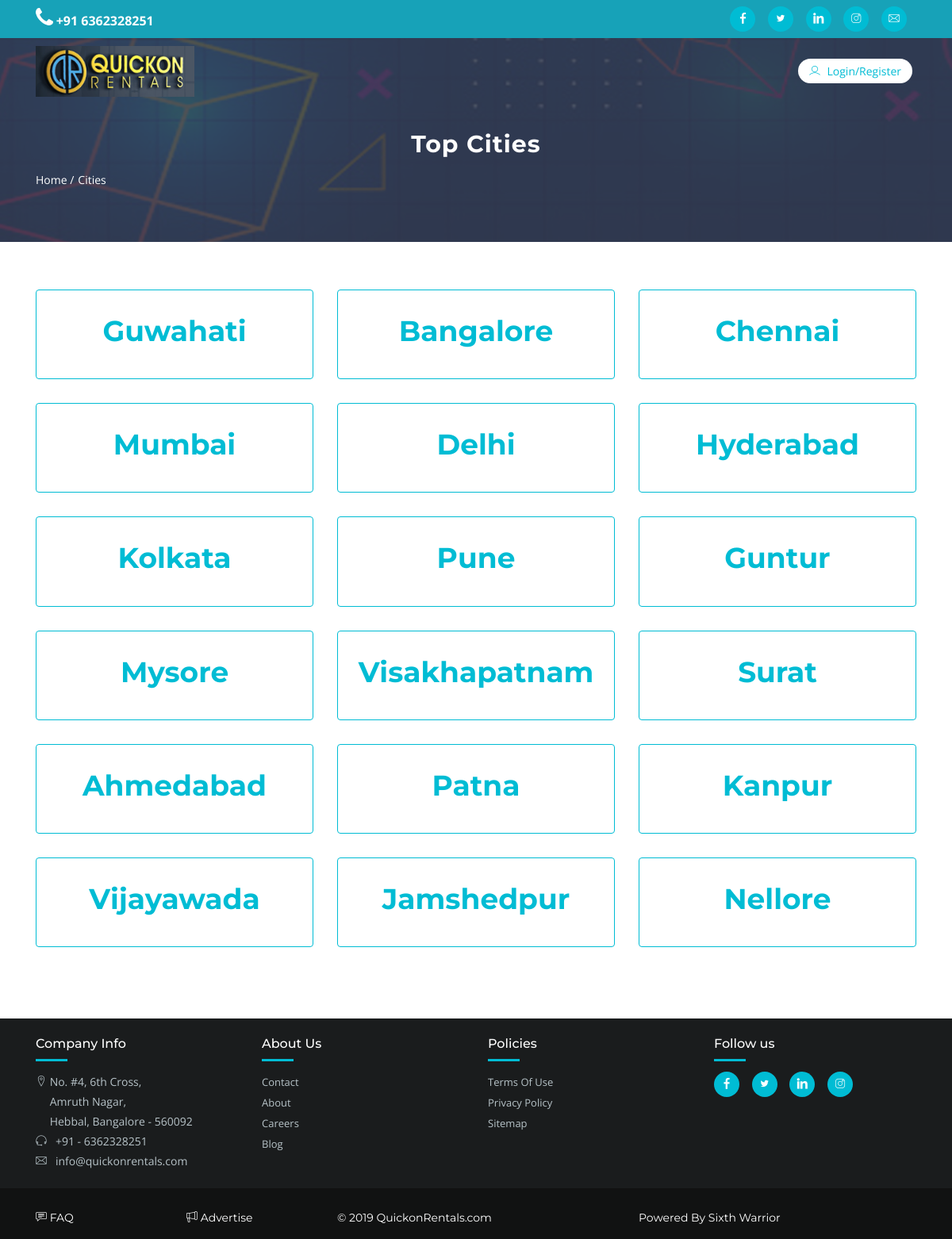
The app's page /locations.php with its own data.
### tables this page shows
CREATE TABLE `location` (
  `id` int(3) UNSIGNED NOT NULL,
  `location` text NOT NULL,
  `lockey` varchar(40) DEFAULT NULL
);

### locations.php (the view, shortened to what this page needs)
<?php
    $cat = "";
    $subcat = "";
    include("conn.php");
    include("header.php");
?>
<div class="page-header" style="background: url(assets/img/banner1.jpg);">
<div class="container">
<div class="row">
<div class="col-md-12">
<div class="breadcrumb-wrapper">
<h2 class="product-title">Top Cities</h2>
<ol class="breadcrumb">
<li><a href="#">Home /</a></li>
<li class="current">Cities</li>
</ol>
</div>
</div>
</div>
</div>
</div>
<section class="login section-padding">
	<div class="container">
		<div class="row justify-content-center">
            <?php
                $locQ = "SELECT * FROM location";
                $locR = mysqli_query($db,$locQ);
                while($row = mysqli_fetch_array($locR, MYSQLI_ASSOC)){
                    echo("
                        <div class=\"col-lg-4 col-md-12 col-xs-12\">
                            <div class=\"rounded box\">
                                 <a href=\"./category.php?cat=".$cat."&subcat=".$subcat."&loc=".$row['id']."\">
                                    <h3 class=\"city_style\">$row[location]</h3>
                                 </a>
                            </div>
                        </div>
                    \n");
                }
            ?>
		</div>
	</div>
</section>
<?php
    include("footer.php");
?>

### records on screen
location: location "Guwahati"
location: location "Bangalore"
location: location "Chennai"
location: location "Mumbai"
location: location "Delhi"
location: location "Hyderabad"
location: location "Kolkata"
location: location "Pune"
location: location "Guntur"
location: location "Mysore"
location: location "Visakhapatnam"
location: location "Surat"
location: location "Ahmedabad"
location: location "Patna"
location: location "Kanpur"
location: location "Vijayawada"
location: location "Jamshedpur"
location: location "Nellore"
